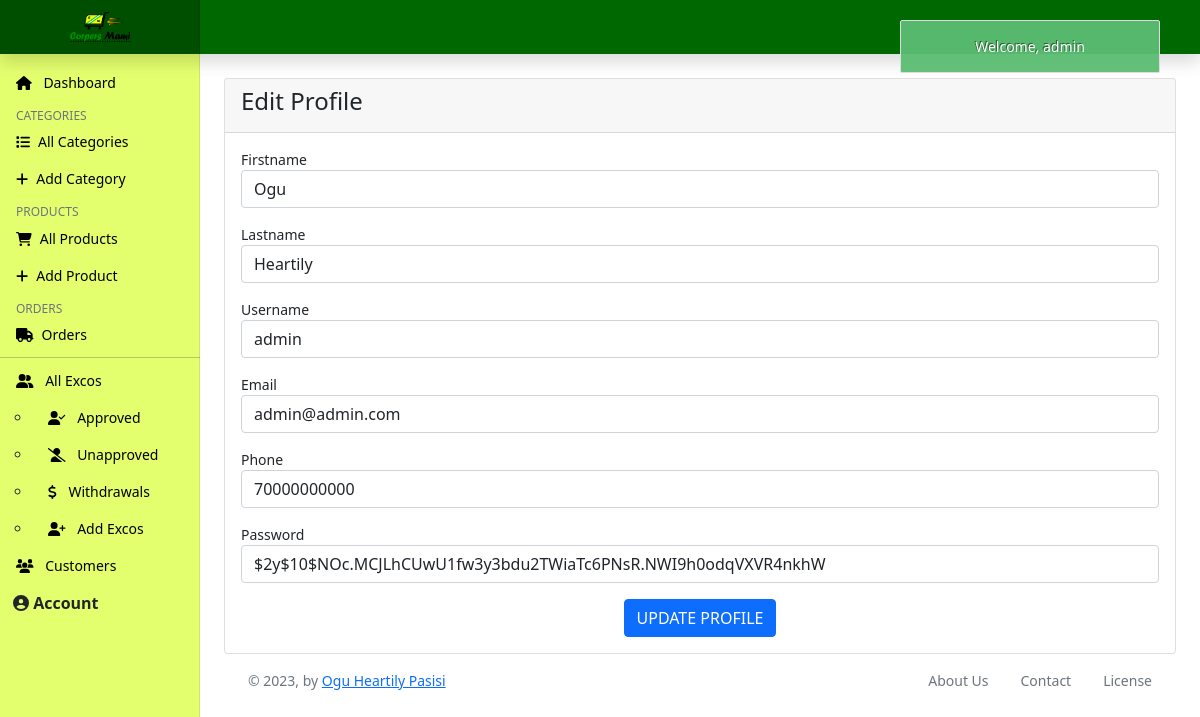
/admin/admin-profile.php (signed in), run on the app's committed database.
### tables this page shows
CREATE TABLE `users` (
  `id` int(11) NOT NULL,
  `first_name` varchar(50) NOT NULL,
  `last_name` varchar(50) NOT NULL,
  `user_name` varchar(50) NOT NULL,
  `gender` varchar(10) NOT NULL,
  `e_mail` varchar(50) NOT NULL,
  `phone_number` varchar(20) NOT NULL,
  `state` varchar(50) NOT NULL,
  `city` varchar(50) NOT NULL,
  `user_address` varchar(100) DEFAULT '''No Address''',
  `pass_word` varchar(255) NOT NULL,
  `role_as` tinyint(4) NOT NULL DEFAULT 0,
  `status` tinyint(4) NOT NULL DEFAULT 0,
  `user_image` varchar(100) DEFAULT '''No Image Yet''',
  `nubs_id_card` varchar(100) DEFAULT '''No ID Image''',
  `created_date` timestamp NOT NULL DEFAULT current_timestamp()
);

### admin/admin-profile.php (the view, shortened to what this page needs)
<?php
include('../middleware/adminAuthenticator.php');
include('includes/header.php');
?>
<div class="">
    <div class="row mt-4">
        <div class="col-md-12">
            <?php
            if (isset($_SESSION['auth'])) {
                $id = $_SESSION['auth_user']['user_id'];
                $profile_qry = "SELECT * FROM `users` WHERE id='$id' ";
                $profile_qry_run = mysqli_query($con, $profile_qry);
                $profile_data = mysqli_fetch_array($profile_qry_run);
            ?>
                <div class="card">
                    <div class="card-header">
                        <h4>Edit Profile</h4>
                    </div>
                    <div class="card-body">
                        <form action="../functions/authcode.php" method="POST">
                            <div class="form-group mb-3">
                                <label>Firstname</label>
                                <input type="text" class="form-control" value="<?= $profile_data['first_name']; ?>" name="firstname" placeholder="Enter firstname" />
                            </div>
                            <div class="form-group mb-3">
                                <label>Lastname</label>
                                <input type="text" class="form-control" value="<?= $profile_data['last_name']; ?>" name="lastname" placeholder="Enter lastname" />
                            </div>
                            <div class="form-group mb-3">
                                <label>Username</label>
                                <input type="text" class="form-control" value="<?= $profile_data['user_name']; ?>" name="username" placeholder="Enter username" />
                            </div>
                            <div class="form-group mb-3">
                                <label>Email</label>
                                <input type="email" class="form-control" value="<?= $profile_data['e_mail']; ?>" name="email" placeholder="Enter email" />
                            </div>
                            <div class="form-group mb-3">
                                <label>Phone</label>
                                <input type="number" class="form-control" value="<?= $profile_data['phone_number']; ?>" name="phonenumber" placeholder="Enter phone number" />
                            </div>
                            <div class="form-group mb-3">
                                <label>Password</label>
                                <input type="text" class="form-control" value="<?= $profile_data['pass_word']; ?>" name="password" placeholder="Password" />
                            </div>
                            <div class="d-flex justify-content-center">
                                <button type="submit" name="profile_update_btn" class="btn btn-primary">UPDATE PROFILE</button>
                            </div>
                        </form>
                    </div>
                </div>
            <?php
            } else {
                echo "ID not set";
            }
            ?>
        </div>
    </div>
</div>
<?php include('includes/footer.php'); ?>

### admin/assets/css/adminDashboard.css (style rules this page uses)
body { font-size: .875rem; }
:root { --nysc-light-yellow: rgb(228, 255, 110); --nysc-light-green: rgb(49, 173, 49); --nysc-green: rgb(0, 104, 0); --nysc-yellow: rgb(225, 255, 93); }

### data on the page
users: firstname "Ogu", lastname "Heartily", username "admin", email "admin@admin.com", phonenumber "70000000000", password "$2y$10$NOc.MCJLhCUwU1fw3y3bdu2TWiaTc6PNsR.NWI9h0odqVXVR4nkhW"
